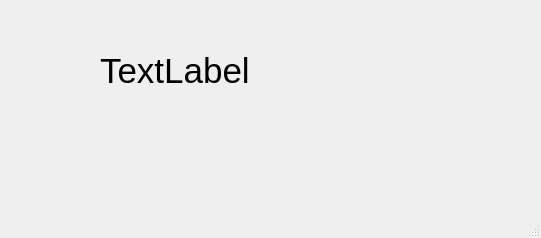
<?xml version="1.0" encoding="UTF-8"?>
<ui version="4.0">
 <class>MainWindow</class>
 <widget class="QMainWindow" name="MainWindow">
  <property name="geometry">
   <rect>
    <x>0</x>
    <y>0</y>
    <width>541</width>
    <height>238</height>
   </rect>
  </property>
  <property name="font">
   <font>
    <pointsize>36</pointsize>
   </font>
  </property>
  <property name="windowTitle">
   <string>MainWindow</string>
  </property>
  <widget class="QWidget" name="centralwidget">
   <widget class="QLabel" name="label">
    <property name="geometry">
     <rect>
      <x>100</x>
      <y>20</y>
      <width>371</width>
      <height>101</height>
     </rect>
    </property>
    <property name="font">
     <font>
      <pointsize>26</pointsize>
     </font>
    </property>
    <property name="text">
     <string>TextLabel</string>
    </property>
   </widget>
  </widget>
  <widget class="QStatusBar" name="statusbar"/>
 </widget>
 <resources/>
 <connections/>
</ui>
